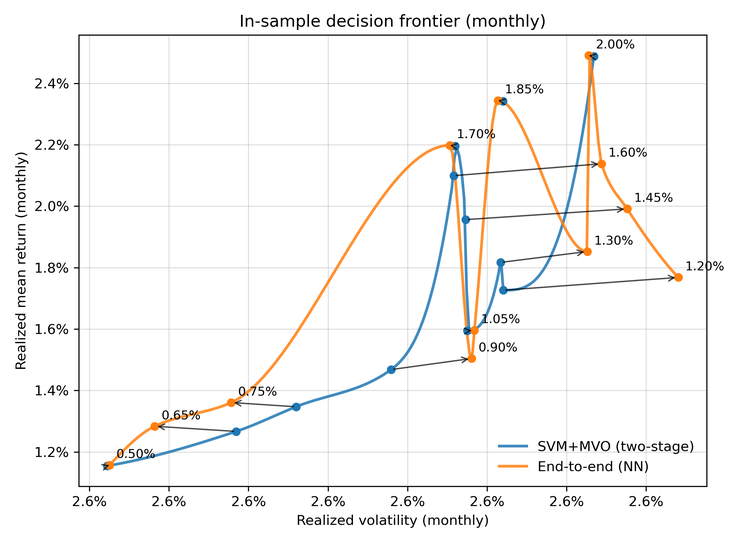
#> input picture plots/2024/in_sample_frontier.png, 742 x 544 px, shrunk from 2250 x 1650 before the run
$ jupyter execute --allow-errors grid_search.ipynb
#> lines starting #> are read from the running program, lines starting #| are printed output that depends on the picture; after the words box and inside, x2 and y2 are one past the last pixel; in counts of white or black regions, pixels touching at a corner belong together
[cell 1]
import pandas as pd
import numpy as np
#> (the rest of this cell did not finish here and is left out)

#> (a cell that did not finish here is left out)

[cell 3]
import pandas as pd
import numpy as np

# [72 lines left out: function export_insample_frontier, not called in this run]

[cell 4]
#goals = [0.002, 0.0025, 0.003, 0.0035, 0.004, 0.0045, 0.005, 0.0055, 0.006, 0.0065, 0.007, 0.0075]
goals = [0.005, 0.0065, 0.0075, 0.009, 0.0105, 0.012, 0.013, 0.0145, 0.016, 0.017, 0.0185, 0.02]  # 2024 goals
out_csv = "plots/2024/insample.csv"

#> (the rest of this cell did not finish here and is left out)

#> (a cell that did not finish here is left out)

[cell 6]
import pandas as pd
import numpy as np
import matplotlib.pyplot as plt
from matplotlib.ticker import FuncFormatter

CSV_PATH = "plots/2024/insample.csv"
OUTFILE  = "plots/2024/in_sample_frontier.png"

ANNUALIZE   = False     # True → annualize return & vol
SMOOTH_CURVE = True     # True → draw a smooth visual curve (PCHIP if available)
N_SMOOTH     = 200      # points on the smooth curve

def _pct(x, _): return f"{x*100:.1f}%"

# [26 lines left out: functions _require_cols, _unique_sorted_xy, _smooth_xy, not called in this run]

def plot_frontier_best_only(csv_path=CSV_PATH, outfile=OUTFILE,
                            annualize=ANNUALIZE, smooth=SMOOTH_CURVE,
                            n_smooth=N_SMOOTH):

    df = pd.read_csv(csv_path)
    # allow either return_goal or goal_monthly
    if "return_goal" not in df.columns and "goal_monthly" in df.columns:
        df = df.rename(columns={"goal_monthly": "return_goal"})

    _require_cols(df, ["return_goal","nn_mean_ret","nn_vol","svm_mean_ret","svm_vol"])

    # one row per goal already; drop any incomplete lines
    df = (df.replace([np.inf,-np.inf], np.nan)
            .dropna(subset=["return_goal","nn_mean_ret","nn_vol","svm_mean_ret","svm_vol"])
            .copy())

    # sort by goal just for consistent labeling; we’ll sort by vol for line drawing
    df.sort_values("return_goal", inplace=True)

    # annualize if requested
    if annualize:
        df["nn_mean_ret"]  *= 12.0
        df["svm_mean_ret"] *= 12.0
        df["nn_vol"]        *= np.sqrt(12.0)
        df["svm_vol"]       *= np.sqrt(12.0)

    # prepare (vol,ret) arrays
    x_svm, y_svm = df["svm_vol"].values, df["svm_mean_ret"].values
    x_nn,  y_nn  = df["nn_vol"].values,  df["nn_mean_ret"].values

    # --- plot ---
    fig, ax = plt.subplots(figsize=(7.5, 5.5))

    # smooth “guides” (optional, purely visual)
    if smooth and len(df) >= 3:
        xs_svm, ys_svm = _smooth_xy(x_svm, y_svm, n=n_smooth)
        xs_nn,  ys_nn  = _smooth_xy(x_nn,  y_nn,  n=n_smooth)
        ax.plot(xs_svm, ys_svm, lw=2, alpha=0.85, label="SVM+MVO (two-stage)")
        ax.plot(xs_nn,  ys_nn,  lw=2, alpha=0.85, label="End-to-end (NN)")
    else:
        # fallback: polyline through points
        xs, ys = _unique_sorted_xy(x_svm, y_svm)
        ax.plot(xs, ys, marker="o", lw=1.6, label="SVM+MVO (two-stage)")
        xs, ys = _unique_sorted_xy(x_nn, y_nn)
        ax.plot(xs, ys, marker="o", lw=1.6, label="End-to-end (NN)")

    # draw the actual observed best-per-goal points
    ax.scatter(x_svm, y_svm, s=28, zorder=3, label=None)
    ax.scatter(x_nn,  y_nn,  s=28, zorder=3, label=None)

    # arrows + goal labels (at NN point)
    for _, r in df.iterrows():
        ax.annotate("", xy=(r["nn_vol"], r["nn_mean_ret"]),
                         xytext=(r["svm_vol"], r["svm_mean_ret"]),
                         arrowprops=dict(arrowstyle="->", lw=1, alpha=0.7))
        ax.annotate(f"{r['return_goal']*100:.2f}%",
                    xy=(r["nn_vol"], r["nn_mean_ret"]),
                    xytext=(5,5), textcoords="offset points", fontsize=9)

    unit = "annualized" if annualize else "monthly"
    ax.set_xlabel(f"Realized volatility ({unit})")
    ax.set_ylabel(f"Realized mean return ({unit})")
    ax.set_title(f"In-sample decision frontier ({unit})")

    ax.xaxis.set_major_formatter(FuncFormatter(_pct))
    ax.yaxis.set_major_formatter(FuncFormatter(_pct))
    ax.grid(True, linewidth=0.6, alpha=0.5)
    ax.legend(frameon=False, loc="lower right")
    fig.tight_layout()
    fig.savefig(outfile, dpi=300)
    plt.close(fig)
    print(f"Saved {outfile}")

# run
#> (the rest of this cell did not finish here and is left out)

#> (a cell that did not finish here is left out)

#> (a cell that did not finish here is left out)

#> (a cell that did not finish here is left out)

#> (a cell that did not finish here is left out)

[cell 11]
goal = 0.016
#> (the rest of this cell did not finish here and is left out)

#> (a cell that did not finish here is left out)

#> (a cell that did not finish here is left out)

# Paper

[cell 14]
import matplotlib.pyplot as plt
import numpy as np
from pathlib import Path

# ---- Optional: simple white-border trimmer ----------------------------------
def _trim_white(img, thresh=240):
    """
    Trim white margins from an RGB(A) image array [0..255].
    Returns a cropped view. If no white border, returns original.
    """
    if img.ndim == 3 and img.shape[2] == 4:
        rgb = img[..., :3]
    else:
        rgb = img
    gray = rgb.mean(axis=2)
    mask = gray < thresh  # keep anything darker than 'thresh'

    if not mask.any():
        return img  # all white (unlikely) -> skip

    rows = np.where(mask.any(axis=1))[0]
    cols = np.where(mask.any(axis=0))[0]
    r0, r1 = rows[0], rows[-1] + 1
    c0, c1 = cols[0], cols[-1] + 1
    return img[r0:r1, c0:c1, ...]


def make_two_panel_frontier(
    left_png,
    right_png,
    outfile,
    left_title="Crisis (2008–2009) — in-sample frontier",
    right_title="Non-crisis (2013–2024) — in-sample frontier",
    panel_labels=("a", "b"),
    figsize=(10, 4.8),
    dpi=300,
    trim=True,
):
#> called with left_png = 'plots/2024/in_sample_frontier.png', right_png = 'plots/2008/in_sample_frontier.png', left_title = 'Non-crisis (2024) — in-sample frontier', right_title = 'Crisis (2008-2009) — in-sample frontier', panel_labels = ('a', 'b'), figsize = (10, 4.8), dpi = 300, trim = True
    left_png = Path(left_png)
    right_png = Path(right_png)

    img_L = plt.imread(left_png)
#> img_L is the input picture: shape (544, 742, 4) float32; mean R, G, B, A 0.968, 0.965, 0.962, 1
    img_R = plt.imread(right_png)
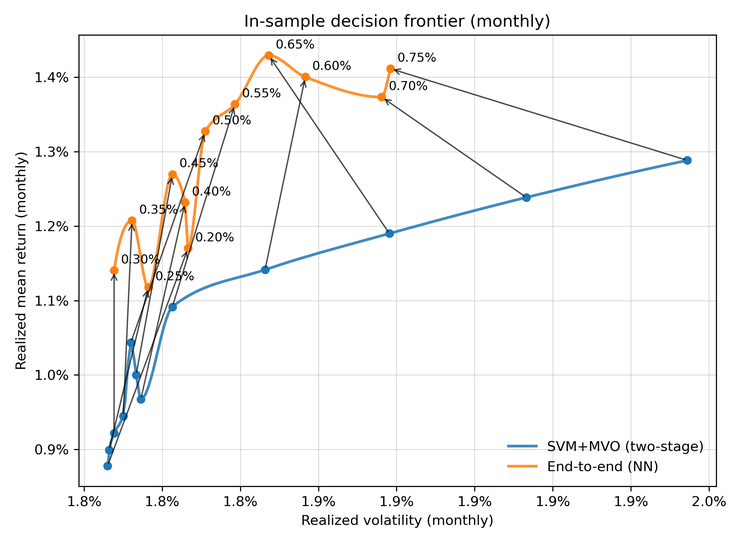
#> input picture plots/2008/in_sample_frontier.png, 742 x 544 px, shrunk from 2250 x 1650 before the run
#> img_R is the input picture: shape (544, 742, 4) float32; mean R, G, B, A 0.965, 0.964, 0.963, 1

    if trim:
        img_L = _trim_white((img_L * 255).astype(np.uint8)) if img_L.max() <= 1.0 else _trim_white(img_L)
#> in _trim_white, `gray = rgb.mean(axis=2)`:
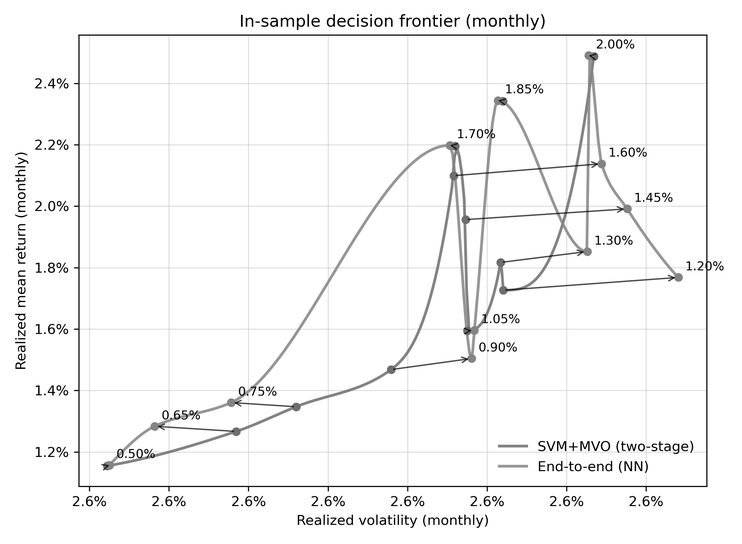
#> gray: shape (544, 742) float64; min 0, max 255, mean 246
#> in _trim_white, `mask = gray < thresh  # keep anything darker than 'thresh'`:
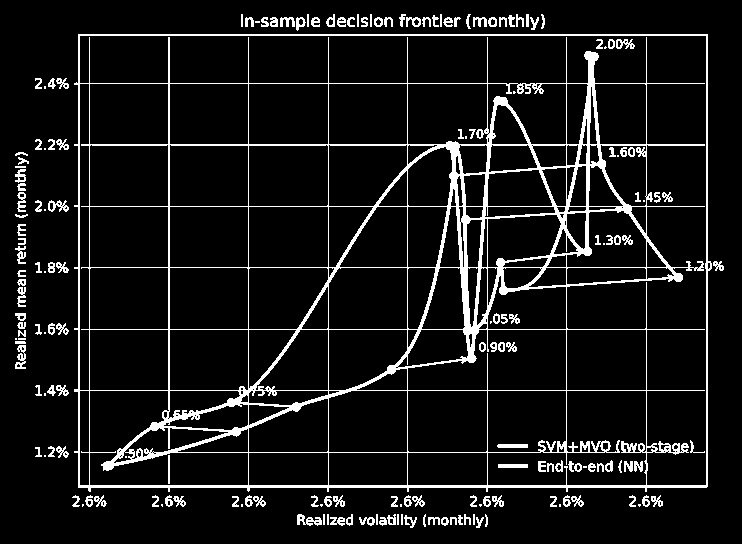
#> mask: shape (544, 742) bool; 8.8% white; 181 white regions (27 under 20 px), largest, box (x1, y1, x2, y2) and area: (74, 34, 712, 492) 26949, (297, 514, 322, 526) 162, (15, 345, 26, 369) 152
#> in _trim_white, `rows = np.where(mask.any(axis=1))[0]`: rows = 501 values from 14 to 527
#> in _trim_white, `cols = np.where(mask.any(axis=0))[0]`: cols = 696 values from 15 to 723
#> in _trim_white, `r0, r1 = rows[0], rows[-1] + 1`: r0 = 14; r1 = 528
#> in _trim_white, `c0, c1 = cols[0], cols[-1] + 1`: c0 = 15; c1 = 724
#> in _trim_white, `return img[r0:r1, c0:c1, ...]`:
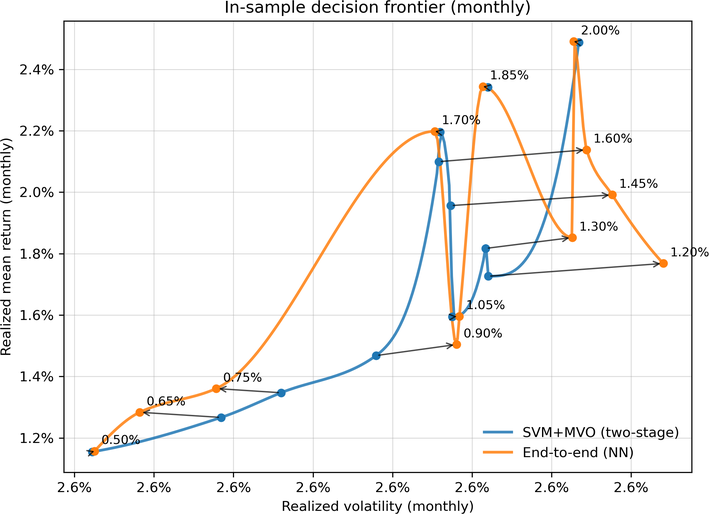
#> returned value: shape (514, 709, 4); mean of channels 0, 1, 2, 3 245.9, 245.1, 244.3, 255; drawn as R, G, B
        img_R = _trim_white((img_R * 255).astype(np.uint8)) if img_R.max() <= 1.0 else _trim_white(img_R)
#> call 2 of _trim_white, with thresh = 240
#> in _trim_white (call 2), `mask = gray < thresh  # keep anything darker than 'thresh'`:
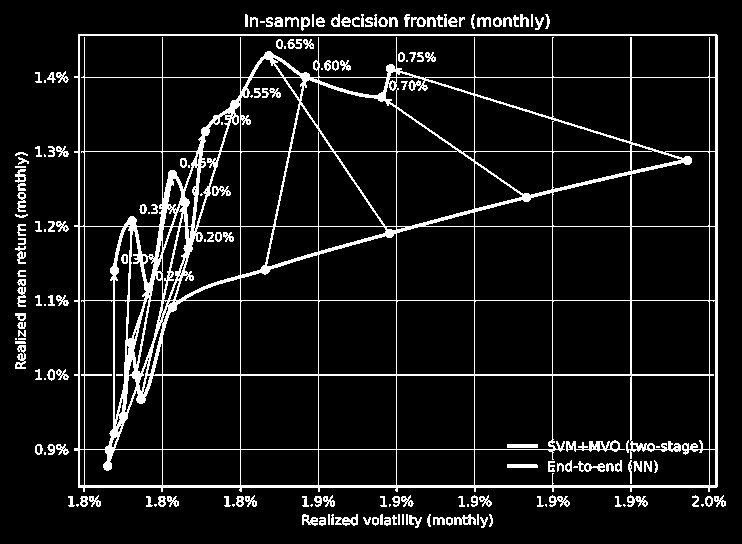
#> mask: shape (544, 742) bool; 8.8% white in thin lines or dots
#> in _trim_white (call 2), `cols = np.where(mask.any(axis=0))[0]`: cols = 703 values from 15 to 725
#> in _trim_white (call 2), `c0, c1 = cols[0], cols[-1] + 1`: c1 = 726
#> in _trim_white (call 2), `return img[r0:r1, c0:c1, ...]`:
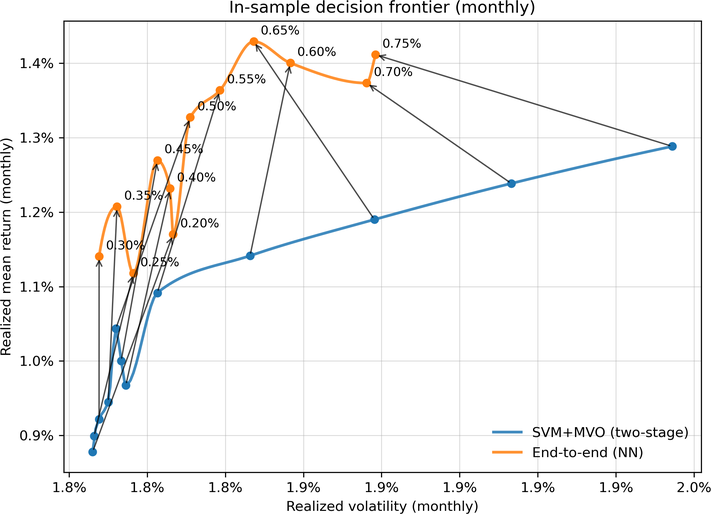
#> returned value: shape (514, 711, 4); mean of channels 0, 1, 2, 3 245.1, 244.9, 244.7, 255; drawn as R, G, B

    fig, axes = plt.subplots(1, 2, figsize=figsize, dpi=dpi, constrained_layout=True)

    axes[0].imshow(img_L)
    axes[0].set_title(left_title, fontsize=11)
    axes[0].axis("off")
    axes[0].text(
        0.02, 0.98, f"({panel_labels[0]})",
        transform=axes[0].transAxes, ha="left", va="top", fontsize=11, fontweight="bold"
    )

    axes[1].imshow(img_R)
    axes[1].set_title(right_title, fontsize=11)
    axes[1].axis("off")
    axes[1].text(
        0.02, 0.98, f"({panel_labels[1]})",
        transform=axes[1].transAxes, ha="left", va="top", fontsize=11, fontweight="bold"
    )

    # Optional global title (comment out if you’ll caption in LaTeX)
    # fig.suptitle("In-sample decision frontiers (monthly units)", fontsize=12, y=1.02)

    outfile = Path(outfile)
    outfile.parent.mkdir(parents=True, exist_ok=True)
    fig.savefig(outfile, bbox_inches="tight")
    plt.close(fig)
    print(f"Saved two-panel figure → {outfile}")


# ---------------- Example usage ----------------
# Update the paths to your PNGs and desired output path:
make_two_panel_frontier(
    left_png="plots/2024/in_sample_frontier.png",
    right_png="plots/2008/in_sample_frontier.png",
    outfile="plots/paper/in_sample_frontiers_2panel.png",
    left_title="Non-crisis (2024) — in-sample frontier",
    right_title="Crisis (2008-2009) — in-sample frontier",
)
